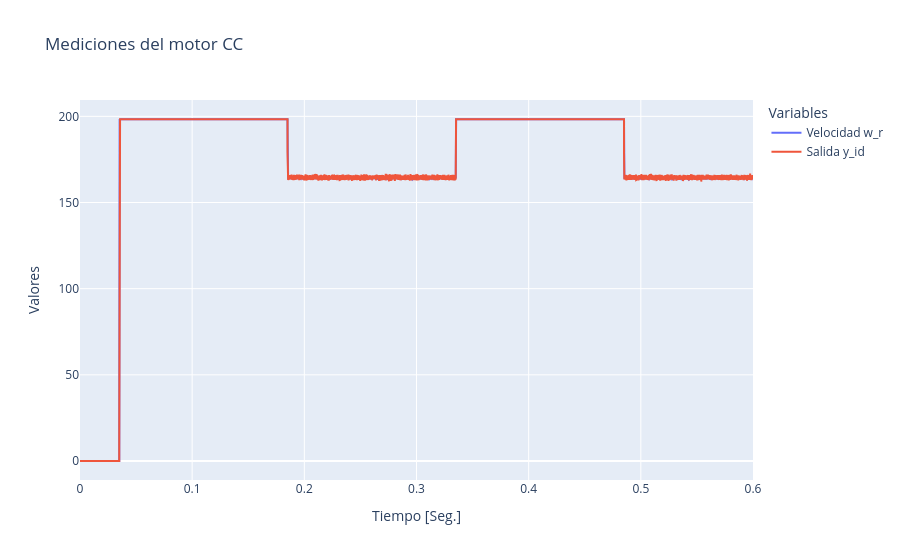

Notebook code cell kept with this figure:
### Code cell
df_id= pd.DataFrame({'t': t2_, 'y': y1 - y2})
# df2 = pd.DataFrame({'tp': [T1_C],'yp': [y1[pos]]})
fig = go.Figure()
fig.add_trace(go.Scatter(x=df_Motor['t'], y=df_Motor['wr'], mode='lines', name='Velocidad w_r'))
fig.add_trace(go.Scatter(x=df_id['t'], y=df_id['y'], mode='lines', name='Salida y_id'))
# fig.add_trace(go.Scatter(x=df2['tp'], y=df2['yp'], mode='markers', name='y_Med'))
# Customize the layout
fig.update_layout(title='Mediciones del motor CC',
                  xaxis_title='Tiempo [Seg.]',
                  yaxis_title='Valores',
                  legend_title='Variables',
                  showlegend=True)
# Display the interactive Plotly chart
fig.show()
# df_1o= pd.DataFrame({'t': t1, 'y': y1, 't_id':tc,'y_id':yc})
# df_1o_M= pd.DataFrame({'t_Med':[T1_C],'y_Med':[y1[pos]]})

### Figure 1 — Plotly figure (JSON) as saved in the notebook; plotly's stock layout.template omitted (floating-point values rounded to 4 significant figures; data arrays with more than 128 entries replaced by an {"elided": "..."} marker saying what was removed)
{"data": [{"mode": "lines", "name": "Velocidad w_r", "type": "scatter", "x": {"elided": "59999 float values"}, "y": {"elided": "59999 float values"}}, {"mode": "lines", "name": "Salida y_id", "type": "scatter", "x": {"elided": "59999 float values"}, "y": {"elided": "59999 float values"}}], "layout": {"legend": {"title": {"text": "Variables"}}, "showlegend": true, "title": {"text": "Mediciones del motor CC"}, "xaxis": {"title": {"text": "Tiempo [Seg.]"}}, "yaxis": {"title": {"text": "Valores"}}}}
